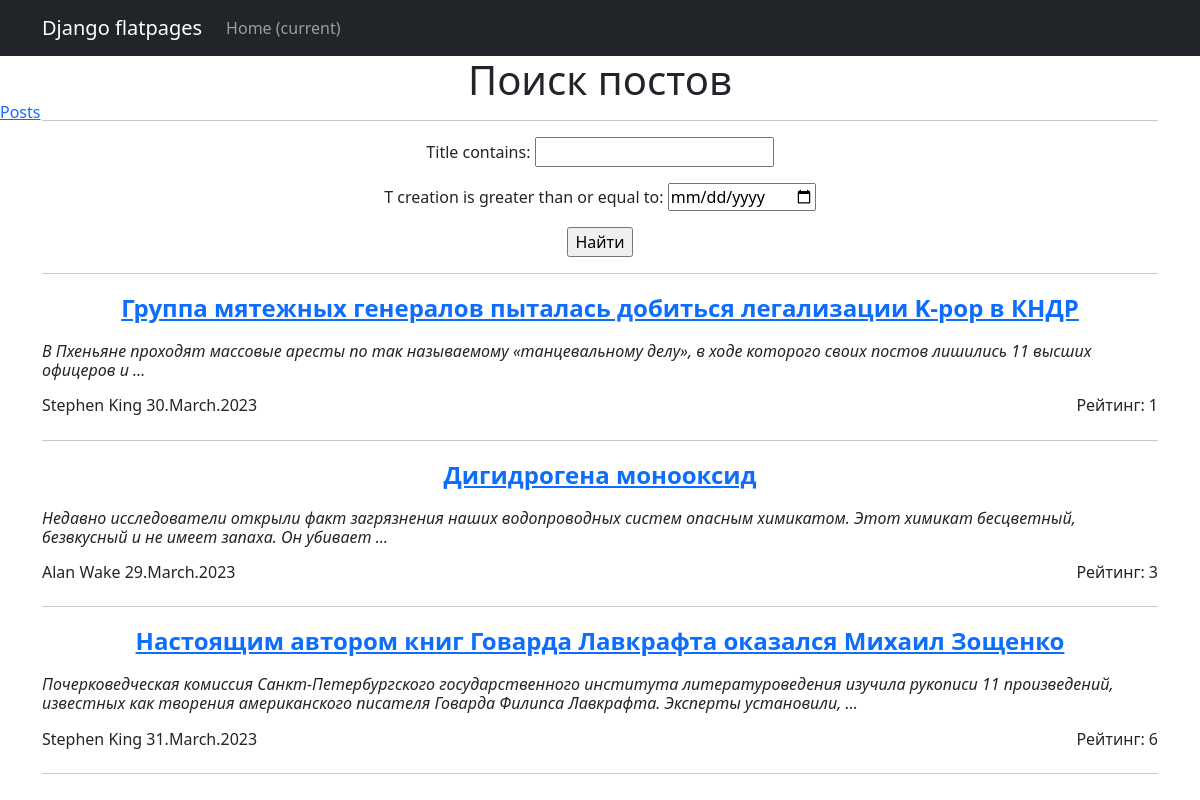
The page /posts/search/ on the database as committed earlier.
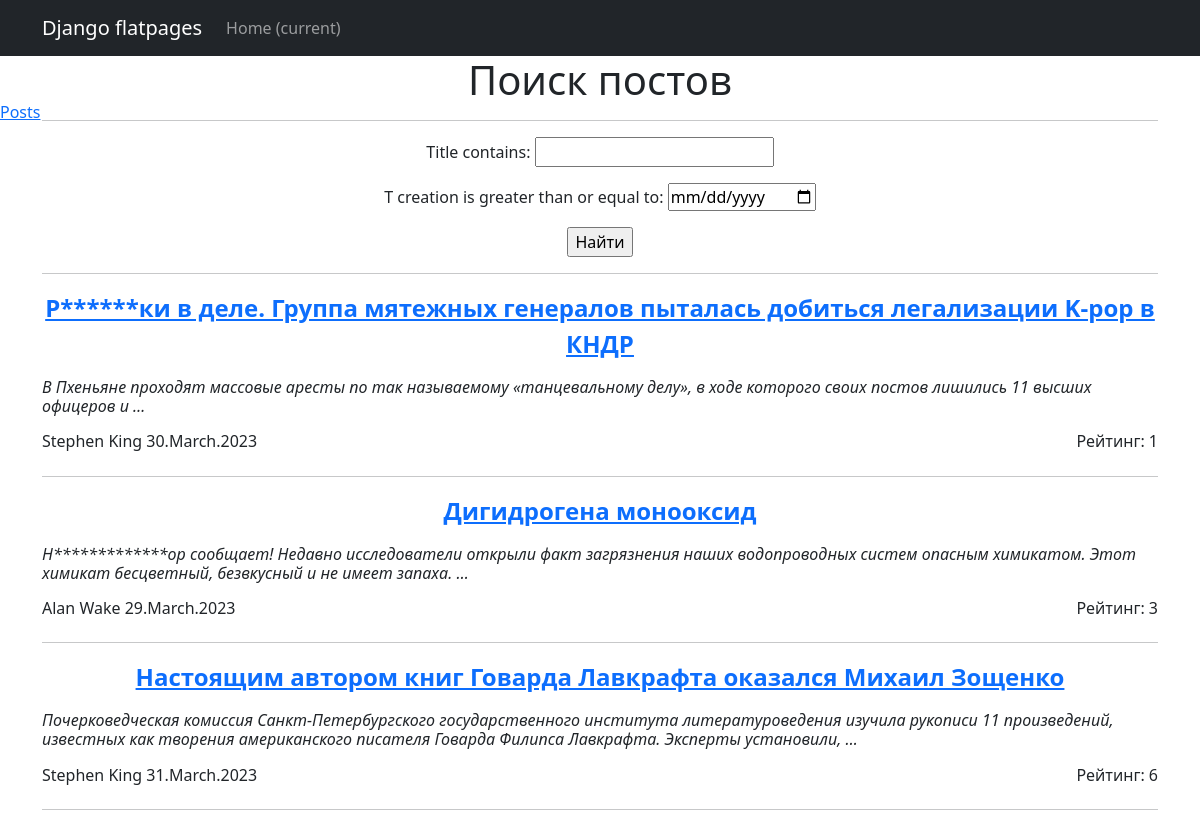
The same page on the database as committed later.
### news/models.py (models this page shows, shortened)
class Post(models.Model):
    ar = 'Article'
    nw = 'News'
    post_types = [
        (ar, 'Article'),
        (nw, 'News')
    ]
    post_type = models.CharField(max_length=7, choices=post_types, default=nw)
    t_creation = models.DateTimeField(auto_now_add=True)
    title = models.CharField(max_length=255)
    content = models.TextField()
    rating = models.IntegerField(default=0, db_column='rating')
    author = models.ForeignKey('Author', on_delete=models.CASCADE, related_name='post')
    category = models.ManyToManyField('Category', through='PostCategory') # Связь многие к многим

class Author(models.Model):
    full_name = models.CharField(max_length=100)
    rating = models.IntegerField(default=0) # значение вычисляется в update_rating
    user = models.ForeignKey('auth.User', on_delete=models.CASCADE) # связь с методом User один к одному
    def update_rating(self):
        r_comments_by_author = Comment.objects.filter(user_id=self.user.id).aggregate(models.Sum('rating'))['rating__sum'] # new variant
        r_posts = Post.objects.filter(author_id=self).aggregate(models.Sum('rating')) #суммарный рейтинг за посты
        post_ids = Post.objects.filter(author_id=self).values_list('id', flat=True) #(flat=True) чтобы получить одним списком id всех постов этого автора
        r_comments_to_author_posts = Comment.objects.filter(post_id__in=post_ids).aggregate(models.Sum('rating'))['rating__sum']
        print(r_posts, r_posts['rating__sum'], r_comments_by_author, r_comments_to_author_posts)
        self.rating = (int(r_posts['rating__sum']) * 3) + int(r_comments_by_author) + int(r_comments_to_author_posts)
        print(self.rating)
        self.save()
    def __str__(self):
        return self.full_name

### news/views.py (the view)
# urls.py: path('search/', PostSearch.as_view(), name='news_search'),
class PostSearch(ListView):
    model = Post # Указываем модель, объекты которой мы будем выводить
    template_name = 'search.html'  # Указываем имя шаблона, с инструкциями по отображению объектов модели
    context_object_name = 'posts'  # Это имя списка где лежат все объекты. К нему обращаемся в html-шаблоне.
    def get_queryset(self):
        queryset = super().get_queryset()
        self.filterset = PostFilter(self.request.GET, queryset)
        return self.filterset.qs
    def get_context_data(self, **kwargs):
        context = super().get_context_data(**kwargs)
        context['filterset'] = self.filterset
        return context

### news/templatetags/custom_filters.py (called while the page is built)
@register.filter()
def censor(value):
   for word in bad_words:
      if word.lower() in value.lower():
         value = value.replace(word[1:-2], '*' * (len(word)-1))
   return value

### templates/search.html (shortened to what this page needs)
{% extends 'flatpages/default.html' %}
{% load custom_filters %}
{% block content %}
   <h1>Поиск постов</h1>
<a href="../#" style="position: fixed; left: 0; top: 100px;">Posts</a>
  <hr>
   <form action="" method="get">
       {{ filterset.form.as_p }}
       <input type="submit" value="Найти" />
   </form>
  <hr>
   {% if posts %}
       {% for post in posts %}
           <a href="{% url 'post_full' pk=post.pk %}" style="display: block; text-align: center; font-size:24px; font-weight: bold">{{post.title|censor}}</a>
           <h6 style="text-align: left; font-style: italic;">{{post.content|truncatewords:20|censor}}</h6>
           <div style="display: flex; justify-content: space-between; align-items: center;">
               <h6>{{post.author}} {{post.t_creation|date:"j.F.Y" }}</h6>
               <h6>Рейтинг: {{post.rating}}</h6>
           </div>
           <hr>
       {% endfor %}
   {% else %}
       <h2>Конец истории</h2>
   {% endif %}
{% endblock content %}

Rows that differ between the two databases and show on the page:
changed Post: title|censor "Группа мятежных генералов пыталась добиться легализации K-pop в КНДР" → "Р******ки в деле. Группа мятежных генералов пыталась добиться легализации K-pop в КНДР"
changed Post "Дигидрогена монооксид": content|censor "Недавно исследователи открыли факт загрязнения наших водопроводных систем опасным химикатом. Этот химикат бесцветный, безвкусный и не имеет запаха. Он убивает …" → "Н*************ор сообщает! Недавно исследователи открыли факт загрязнения наших водопроводных систем опасным химикатом. Этот химикат бесцветный, безвкусный и не имеет запаха. …"
